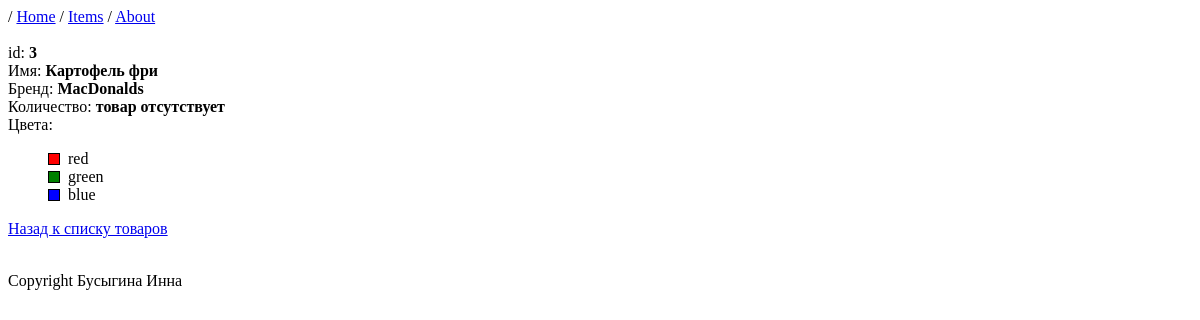
Screenshot of /item/3 with the database file from the repository.
### MainApp/models.py (models this page shows, shortened)
class Item(models.Model):
    name = models.CharField(max_length=100)
    brand = models.CharField(max_length=100)
    count = models.PositiveIntegerField()
    note = models.TextField(max_length=200,default="Описание элемента")
    colors = models.ManyToManyField(to=Color)

class Color(models.Model):
    name = models.CharField(max_length=32)

### MainApp/views.py (the view)
# urls.py: path('item/<int:item_id>', views.item_details, name ='item-detail')
def item_details(request, item_id: id):
    try:
        item_db = Item.objects.get(id=item_id)
        return render(request, "item.html", {"item": item_db})
    except ObjectDoesNotExist:
        return HttpResponseNotFound(
            f"""<p>Товар с id={item_id} не найден<br>
            <a href="/items">Назад к списку товаров</a></p>""")

### templates/item.html (shortened to what this page needs)
{% extends 'base.html' %}
{% block style %}
    {% load static %}
    {{ block.super }}
{% endblock %}
{% block content %}
    <div>id: <strong>{{ item.id }}</strong><br></div>
    <div>Имя: <strong>{{ item.name }}</strong><br></div>
    <div>Бренд: <strong>{{ item.brand }}</strong><br></div>
    <div>Количество: <strong>{{ item.count | default:"товар отсутствует"}}</strong><br></div>
    <div>Цвета:
    {% if item.colors.count %}
        <ul class='ul_no_mark'>
        {% for color in item.colors.all %}
            <li><div class='div_color' style="background-color: {{ color.name }}"></div>
            &nbsp;&nbsp;{{ color.name }}</li>
        {% endfor %}
        </ul>
    {% else %}
        <br>&nbsp;&nbsp;Данных по цветам нет
    {% endif %}
    </div>
    <a href="{% url "item-list" %}">Назад к списку товаров</a><br>
{% endblock %}

### static/css/style.css (style rules this page uses)
.ul_no_mark { list-style-type: none; }
.div_color { border: 1px solid #000; width: 10px; height: 10px; margin-top: 3px; float: left; }

### rows the page displays
Item: id "3", name "Картофель фри", brand "MacDonalds", count "товар отсутствует"
Color: name "red"
Color: name "green"
Color: name "blue"

### other values shown
{{ familyname }} "Бусыгина"
{{ name }} "Инна"
